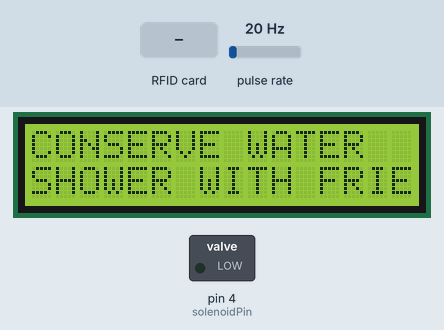
Bench run of a sketch on a simulated Arduino Uno, built with avr-gcc and run on an emulated ATmega328P. Shown: 16×2 character LCD, switched loads named in the sketch (green lamp = pin HIGH). Wiring (inferred from the names in the program): pulse sensor: data pin 2. The test bench sets the inputs (shaded band); at power-on: pulse rate 20 Hz. Pins used as bus, display or sensor lines are not drawn; what the sketch prints to the serial monitor is not drawn.

Above: at 1.5 s.
1.6 s: RFID card 5E 7A 19 C4 held to the reader
At 3.4 s:
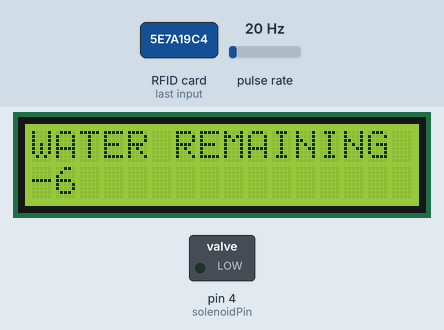
4.6 s: pulse rate (sensor on pin 2) set to 50 Hz
At 6.3 s:
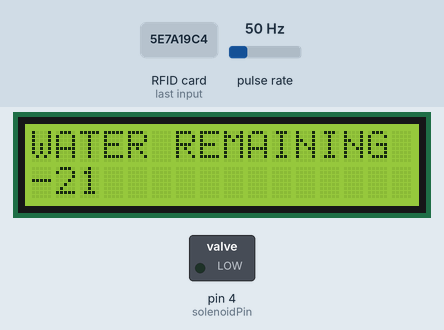
7.6 s: pulse rate (sensor on pin 2) set to 4 Hz
At 10.1 s:
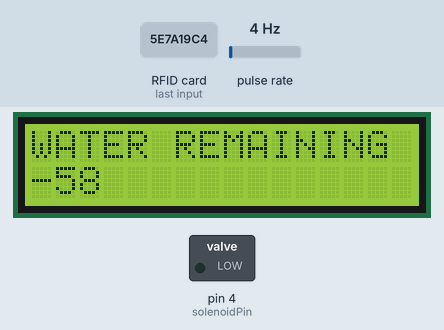
10.6 s: pulse rate (sensor on pin 2) set to 100 Hz
At 12.7 s:
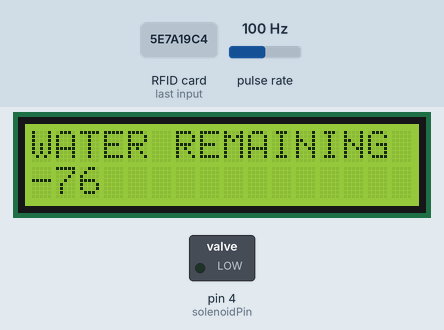
Timing chart, 0 to 14.2 s (numbered marks = the images above; inputs shaded):
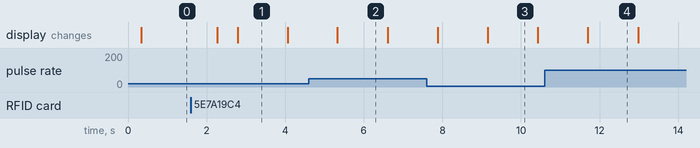

Measured:
- after the input at 1.6 s, the display: first changes after 0.67 s (image 1 shows a later state)
- what the display in image 1 shows lasts 1.3 s, from 2.8 s to 4.1 s

The sketch:

ShowerTimeMain.ino
```cpp
#include <Wire.h>
#include <LiquidCrystal_I2C.h>
#include <SPI.h>
#include <MFRC522.h>

constexpr uint8_t RST_PIN = 9;
constexpr uint8_t SS_PIN = 10;

byte sensorInterrupt = 0;  // 0 = digital pin 2
byte sensorPin       = 2;

// The hall-effect flow sensor outputs approximately 4.5 pulses per second per
// litre/minute of flow.
float calibrationFactor = 4.5;

volatile byte pulseCount;

int solenoidPin = 4;

float flowRate;
unsigned int flowMilliLitres;
unsigned long totalMilliLitres;
float totalGallons;
float remainingGallons;
float gallons;
int currentBalance;
unsigned long oldTime;
unsigned int loggedIn;
int32_t balance;
int errorCount = 0;

MFRC522 mfrc522(SS_PIN, RST_PIN);  // Create MFRC522 instance

MFRC522::MIFARE_Key key;

LiquidCrystal_I2C lcd (0x27, 2, 1, 0, 4, 5, 6, 7, 3, POSITIVE);

void setup()

{
  Serial.begin(9600);    // Initialize serial communications with the PC
  while (!Serial);    // Do nothing if no serial port is opened (added for Arduinos based on ATMEGA32U4)
  SPI.begin();      // Init SPI bus
  mfrc522.PCD_Init();   // Init MFRC522
  mfrc522.PCD_DumpVersionToSerial();  // Show details of PCD - MFRC522 Card Reader details
  Serial.println(F("Scan PICC to see UID, SAK, type, and data blocks..."));
  // Prepare the key (used both as key A and as key B)
  // using FFFFFFFFFFFFh which is the default at chip delivery from the factory
  for (byte i = 0; i < 6; i++) {
    key.keyByte[i] = 0xFF;
  }

  Serial.println(F("Scan a MIFARE Classic PICC to demonstrate Value Block mode."));
  Serial.print(F("Using key (for A and B):"));
  dump_byte_array(key.keyByte, MFRC522::MF_KEY_SIZE);
  Serial.println();

  Serial.println(F("BEWARE: Data will be written to the PICC, in sector #1"));
  pinMode(sensorPin, INPUT);
  digitalWrite(sensorPin, HIGH);

  pinMode(solenoidPin, OUTPUT);           //Sets the pin as an output

  pulseCount        = 0;
  flowRate          = 0.0;
  flowMilliLitres   = 0;
  totalMilliLitres  = 0;
  totalGallons      = 0.0;
  oldTime           = 0;
  remainingGallons  = 21.0;
  loggedIn          = 0;
  currentBalance    = 0;

  // The Hall-effect sensor is connected to pin 2 which uses interrupt 0.
  // Configured to trigger on a FALLING state change (transition from HIGH
  // state to LOW state)
  attachInterrupt(sensorInterrupt, pulseCounter, FALLING);
  displayIdle();
}

void loop()

{
  Serial.println(errorCount);
  if (loggedIn == 1 )
  {
    authenticateCard(); // check if card is still available, if not log out
    checkBalance(); //get current balance from card
    displayBalance();
    getFlow(); // get new water usage from last second
    writeBalance(); // write the remaining balance to card
  }

  if ( ! mfrc522.PICC_IsNewCardPresent())
  {
    return;
  }

  if ( ! mfrc522.PICC_ReadCardSerial())
  {
    return;
  }
  Serial.println("First Authentication");
  authenticateCard();

}

void authenticateCard()
{
// Show some details of the PICC (that is: the tag/card)
  Serial.print(F("Card UID:"));
  dump_byte_array(mfrc522.uid.uidByte, mfrc522.uid.size);
  Serial.println();
  Serial.print(F("PICC type: "));
  MFRC522::PICC_Type piccType = mfrc522.PICC_GetType(mfrc522.uid.sak);
  Serial.println(mfrc522.PICC_GetTypeName(piccType));

  // Check for compatibility
  if (    piccType != MFRC522::PICC_TYPE_MIFARE_MINI
          &&  piccType != MFRC522::PICC_TYPE_MIFARE_1K
          &&  piccType != MFRC522::PICC_TYPE_MIFARE_4K) {
    Serial.println(F("This sample only works with MIFARE Classic cards."));
    //logOut();
    errorCount ++;
    return;
  }

  // In this sample we use the second sector,
  // that is: sector #1, covering block #4 up to and including block #7
  byte sector         = 1;
  byte valueBlockA    = 5;
  byte valueBlockB    = 6;
  byte trailerBlock   = 7;
  MFRC522::StatusCode status;
  byte buffer[18];
  byte size = sizeof(buffer);

  // Authenticate using key A
  Serial.println(F("Authenticating using key A..."));
  status = mfrc522.PCD_Authenticate(MFRC522::PICC_CMD_MF_AUTH_KEY_A, trailerBlock, &key, &(mfrc522.uid));
  if (status != MFRC522::STATUS_OK) {
    Serial.print(F("PCD_Authenticate() failed: "));
    Serial.println(mfrc522.GetStatusCodeName(status));
    //logOut();
    errorCount ++;
    return;
  }

  // Show the whole sector as it currently is
  Serial.println(F("Current data in sector:"));
  mfrc522.PICC_DumpMifareClassicSectorToSerial(&(mfrc522.uid), &key, sector);
  Serial.println();

  // We need a sector trailer that defines blocks 5 and 6 as Value Blocks and enables key B
  // The last block in a sector (block #3 for Mifare Classic 1K) is the Sector Trailer.
  // See http://www.nxp.com/documents/data_sheet/MF1S503x.pdf sections 8.6 and 8.7:
  //      Bytes 0-5:   Key A
  //      Bytes 6-8:   Access Bits
  //      Bytes 9:     User data
  //      Bytes 10-15: Key B (or user data)
  byte trailerBuffer[] = {
    255, 255, 255, 255, 255, 255,       // Keep default key A
    0, 0, 0,
    0,
    255, 255, 255, 255, 255, 255
  };

  mfrc522.MIFARE_SetAccessBits(&trailerBuffer[6], 0, 6, 6, 3);

  // Read the sector trailer as it is currently stored on the PICC
  Serial.println(F("Reading sector trailer..."));
  status = mfrc522.MIFARE_Read(trailerBlock, buffer, &size);
  if (status != MFRC522::STATUS_OK) {
    Serial.print(F("MIFARE_Read() failed: "));
    Serial.println(mfrc522.GetStatusCodeName(status));
    //logOut();
    errorCount ++;
    return;
  }
  // Check if it matches the desired access pattern already;
  // because if it does, we don't need to write it again...
  if (    buffer[6] != trailerBuffer[6]
          ||  buffer[7] != trailerBuffer[7]
          ||  buffer[8] != trailerBuffer[8]) {
    // They don't match (yet), so write it to the PICC
    Serial.println(F("Writing new sector trailer..."));
    status = mfrc522.MIFARE_Write(trailerBlock, trailerBuffer, 16);
    if (status != MFRC522::STATUS_OK) {
      Serial.print(F("MIFARE_Write() failed: "));
      Serial.println(mfrc522.GetStatusCodeName(status));
      //logOut();
      errorCount ++;
      return;
    }
  }

  // Authenticate using key B
  Serial.println(F("Authenticating again using key B..."));
  status = mfrc522.PCD_Authenticate(MFRC522::PICC_CMD_MF_AUTH_KEY_B, trailerBlock, &key, &(mfrc522.uid));
  if (status != MFRC522::STATUS_OK) {
    Serial.print(F("PCD_Authenticate() failed: "));
    Serial.println(mfrc522.GetStatusCodeName(status));
    //logOut();
    errorCount ++;
    return;
  }

  // A value block has a 32 bit signed value stored three times
  // and an 8 bit address stored 4 times. Make sure that valueBlockA
  // and valueBlockB have that format (note that it will only format
  // the block when it doesn't comply to the expected format already).
  formatValueBlock(valueBlockA);
  formatValueBlock(valueBlockB);

  // If we got to this point without error, log in!
  logIn();
}

void logIn()
// log in procedure
{
// jim added
    loggedIn          = 1;

  checkBalance();
  valveOn();
}

void logOut()
// log out procedure
{
  Serial.print(F("Logging Out"));
  valveOff();
  loggedIn = 0;
  displayIdle();
}


void checkBalance()
{
    MFRC522::StatusCode status;
  byte sector         = 1;
  byte valueBlockA    = 5;
  byte valueBlockB    = 6;
  byte trailerBlock   = 7;
  // Show the new value of valueBlockB
  status = mfrc522.MIFARE_GetValue(valueBlockB, &balance);
  if (status != MFRC522::STATUS_OK) {
    Serial.print(F("mifare_GetValue() failed: "));
    Serial.println("CheckBalance Fail");
    Serial.println(mfrc522.GetStatusCodeName(status));
    //logOut();
    errorCount ++;
    return;
  }
  Serial.println("Balance is:");
  Serial.println(balance);

}

void displayBalance()
// Show balance on LCD
{
  lcd.begin(16, 2);
  lcd.clear();
  lcd.print("WATER REMAINING");
  lcd.setCursor(0, 1);
  lcd.print(balance);
}

void writeBalance(){
// write new balance to card
  MFRC522::StatusCode status;
  byte sector         = 1;
  byte valueBlockA    = 5;
  byte valueBlockB    = 6;
  byte trailerBlock   = 7;

  status = mfrc522.MIFARE_SetValue(valueBlockB, balance);

  //status = mfrc522.MIFARE_SetValue(valueBlockB, 10000);

  if (status != MFRC522::STATUS_OK)
  {
    Serial.print(F("mifare_SetValue() failed: "));
    Serial.println(mfrc522.GetStatusCodeName(status));
    //logOut();
    errorCount ++;
    return;
  }
}

void valveOff()
{
  digitalWrite(solenoidPin, HIGH);
}

void valveOn()

{
  digitalWrite(solenoidPin, LOW);
}

void pulseCounter()
// Increment the pulse counter
{
  pulseCount++;
}

void displayIdle()
// Display Idle Message
{
  lcd.begin(16, 2);
  lcd.clear();
  lcd.print("CONSERVE WATER");
  lcd.setCursor(0, 1);
  lcd.print("SHOWER WITH FRIEND");
}

void displayOutOfWater()
// Display Idle Message
{
  lcd.begin(16, 2);
  lcd.clear();
  lcd.print("OUT OF WATER!");
  delay(1500);
}

void getFlow()
{
  if ((millis() - oldTime) > 1000)   // Only process counters once per second
  {
    // Disable the interrupt while calculating flow rate and sending the value to
    // the host
    detachInterrupt(sensorInterrupt);

    // Because this loop may not complete in exactly 1 second intervals we calculate
    // the number of milliseconds that have passed since the last execution and use
    // that to scale the output. We also apply the calibrationFactor to scale the output
    // based on the number of pulses per second per units of measure (litres/minute in
    // this case) coming from the sensor.
    flowRate = ((1000.0 / (millis() - oldTime)) * pulseCount) / calibrationFactor;

    // Note the time this processing pass was executed. Note that because we've
    // disabled interrupts the millis() function won't actually be incrementing right
    // at this point, but it will still return the value it was set to just before
    // interrupts went away.
    oldTime = millis();

    // Divide the flow rate in litres/minute by 60 to determine how many litres have
    // passed through the sensor in this 1 second interval, then multiply by 1000 to
    // convert to millilitres.
    flowMilliLitres = (flowRate / 60) * 1000;
    // Add the millilitres passed in this second to the cumulative total
    totalMilliLitres += flowMilliLitres;
    Serial.print("Flow ML: ");
    Serial.println(flowMilliLitres);
    balance -= flowMilliLitres / 10;
    Serial.print("CL balance = ");
    Serial.println(balance);
    Serial.print("ML Used = ");
    Serial.println(totalMilliLitres);

    unsigned int frac;

    // Print the flow rate for this second in litres / minute
    Serial.print("Flow rate: ");
    Serial.print(int(flowRate));  // Print the integer part of the variable
    Serial.print(".");             // Print the decimal point
    // Determine the fractional part. The 10 multiplier gives us 1 decimal place.
    frac = (flowRate - int(flowRate)) * 10;
    Serial.print(frac, DEC) ;      // Print the fractional part of the variable
    Serial.print("L/min");
    // Print the number of litres flowed in this second
    Serial.print("  Current Liquid Flowing: ");             // Output separator
    Serial.print(flowMilliLitres);
    Serial.print("mL/Sec");

    // Print the cumulative total of litres flowed since starting
    Serial.print("  Output Liquid Quantity: ");             // Output separator
    Serial.print(totalMilliLitres);
    Serial.println("mL");

    // Print the cumulative total of litres flowed since starting
    Serial.print("  Output Liquid Quantity: ");             // Output separator
    Serial.print(totalGallons);
    Serial.println(" Gallons");
    // Reset the pulse counter so we can start incrementing again
    pulseCount = 0;

    // Enable the interrupt again now that we've finished sending output
    attachInterrupt(sensorInterrupt, pulseCounter, FALLING);
  }
}

/**
* Helper routine to dump a byte array as hex values to Serial.
*/
void dump_byte_array(byte *buffer, byte bufferSize) {
  for (byte i = 0; i < bufferSize; i++) {
    Serial.print(buffer[i] < 0x10 ? " 0" : " ");
    Serial.print(buffer[i], HEX);
  }
}

/**
 * Ensure that a given block is formatted as a Value Block.
 */
void formatValueBlock(byte blockAddr) {
  byte buffer[18];
  byte size = sizeof(buffer);
  MFRC522::StatusCode status;

  Serial.print(F("Reading block ")); Serial.println(blockAddr);
  status = mfrc522.MIFARE_Read(blockAddr, buffer, &size);
  if (status != MFRC522::STATUS_OK) {
    Serial.print(F("MIFARE_Read() failed: "));
    Serial.println(mfrc522.GetStatusCodeName(status));
    return;
  }

  if (    (buffer[0] == (byte)~buffer[4])
          &&  (buffer[1] == (byte)~buffer[5])
          &&  (buffer[2] == (byte)~buffer[6])
          &&  (buffer[3] == (byte)~buffer[7])

          &&  (buffer[0] == buffer[8])
          &&  (buffer[1] == buffer[9])
          &&  (buffer[2] == buffer[10])
          &&  (buffer[3] == buffer[11])

          &&  (buffer[12] == (byte)~buffer[13])
          &&  (buffer[12] ==        buffer[14])
          &&  (buffer[12] == (byte)~buffer[15])) {
    Serial.println(F("Block has correct Value Block format."));
  }
  else {
    Serial.println(F("Formatting as Value Block..."));
    byte valueBlock[] = {
      0, 0, 0, 0,
      255, 255, 255, 255,
      0, 0, 0, 0,
      blockAddr, ~blockAddr, blockAddr, ~blockAddr
    };
    status = mfrc522.MIFARE_Write(blockAddr, valueBlock, 16);
    if (status != MFRC522::STATUS_OK) {
      Serial.print(F("MIFARE_Write() failed: "));
      Serial.println(mfrc522.GetStatusCodeName(status));
    }
  }
}
```
